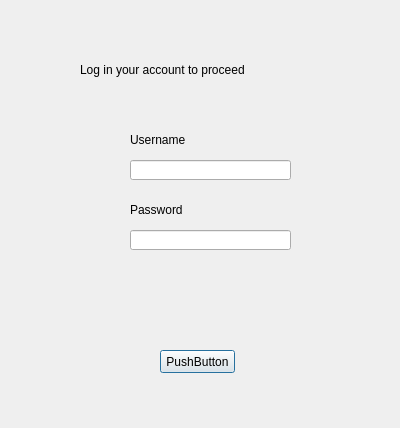
<?xml version="1.0" encoding="UTF-8"?>
<ui version="4.0">
 <class>Dialog</class>
 <widget class="QDialog" name="Dialog">
  <property name="geometry">
   <rect>
    <x>0</x>
    <y>0</y>
    <width>400</width>
    <height>428</height>
   </rect>
  </property>
  <property name="windowTitle">
   <string>Dialog</string>
  </property>
  <widget class="QPushButton" name="Login">
   <property name="enabled">
    <bool>true</bool>
   </property>
   <property name="geometry">
    <rect>
     <x>160</x>
     <y>350</y>
     <width>75</width>
     <height>23</height>
    </rect>
   </property>
   <property name="text">
    <string>PushButton</string>
   </property>
  </widget>
  <widget class="QLineEdit" name="Password">
   <property name="geometry">
    <rect>
     <x>130</x>
     <y>230</y>
     <width>161</width>
     <height>20</height>
    </rect>
   </property>
  </widget>
  <widget class="QLineEdit" name="ID">
   <property name="geometry">
    <rect>
     <x>130</x>
     <y>160</y>
     <width>161</width>
     <height>20</height>
    </rect>
   </property>
  </widget>
  <widget class="QLabel" name="Username_label">
   <property name="geometry">
    <rect>
     <x>130</x>
     <y>130</y>
     <width>161</width>
     <height>20</height>
    </rect>
   </property>
   <property name="text">
    <string>Username</string>
   </property>
   <property name="scaledContents">
    <bool>false</bool>
   </property>
  </widget>
  <widget class="QLabel" name="Password_label">
   <property name="geometry">
    <rect>
     <x>130</x>
     <y>200</y>
     <width>161</width>
     <height>20</height>
    </rect>
   </property>
   <property name="text">
    <string>Password</string>
   </property>
   <property name="scaledContents">
    <bool>false</bool>
   </property>
  </widget>
  <widget class="QLabel" name="Main_label">
   <property name="geometry">
    <rect>
     <x>80</x>
     <y>60</y>
     <width>261</width>
     <height>20</height>
    </rect>
   </property>
   <property name="text">
    <string>Log in your account to proceed</string>
   </property>
  </widget>
 </widget>
 <resources/>
 <connections/>
</ui>
